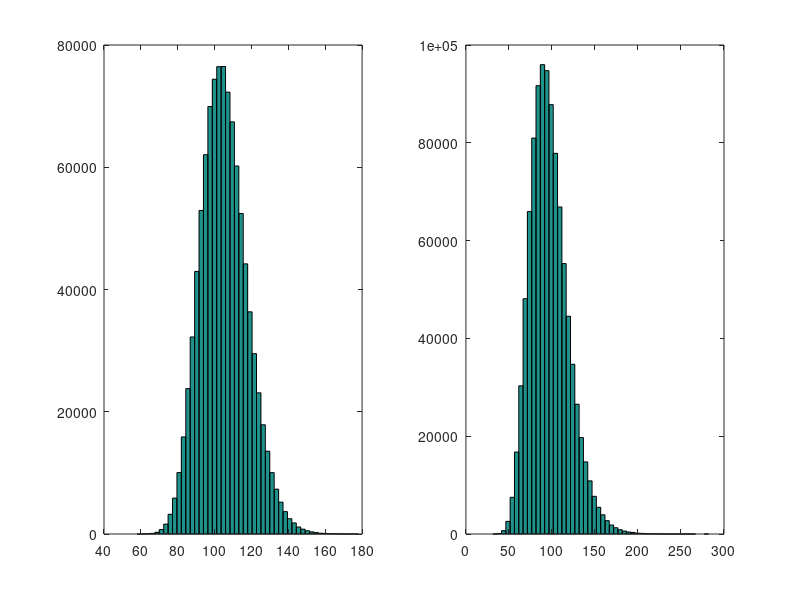
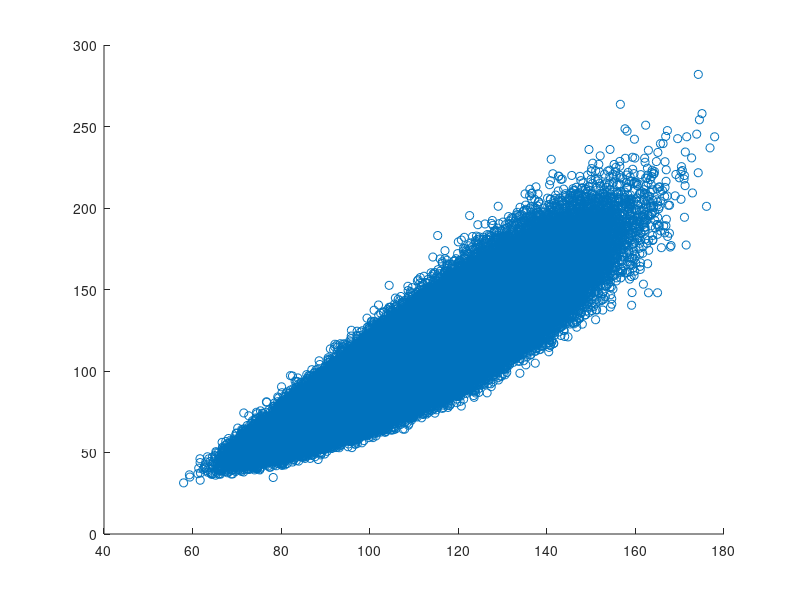
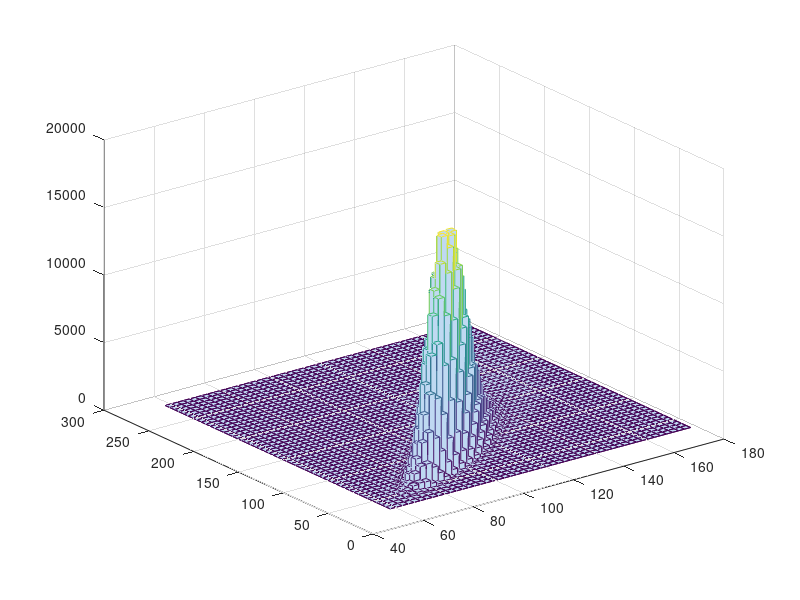

Write MATLAB code to recreate these figures, in order.
clear 
clc 
rng(0) 

S0 = [100;90]; 
mu = [0.2;0.3]; 
sigma = [0.24;0.45]; 
rho = 0.9; 
Sigma = [1 rho; rho 1]; 
t = 0.25; 
Z = randn(2,1000000) ;
X = chol(Sigma,'lower')*Z; 
ST = S0.*exp((mu - 0.5*sigma.^2).*t - sigma*sqrt(t).*X); 
figure() 
subplot(1,2,1) 
hist(ST(1,:),50) 
subplot(1,2,2)
hist(ST(2,:),50) 
figure()
scatter(ST(1,:), ST(2,:),'k.' )
figure() 
hist3(ST', [50 50])
